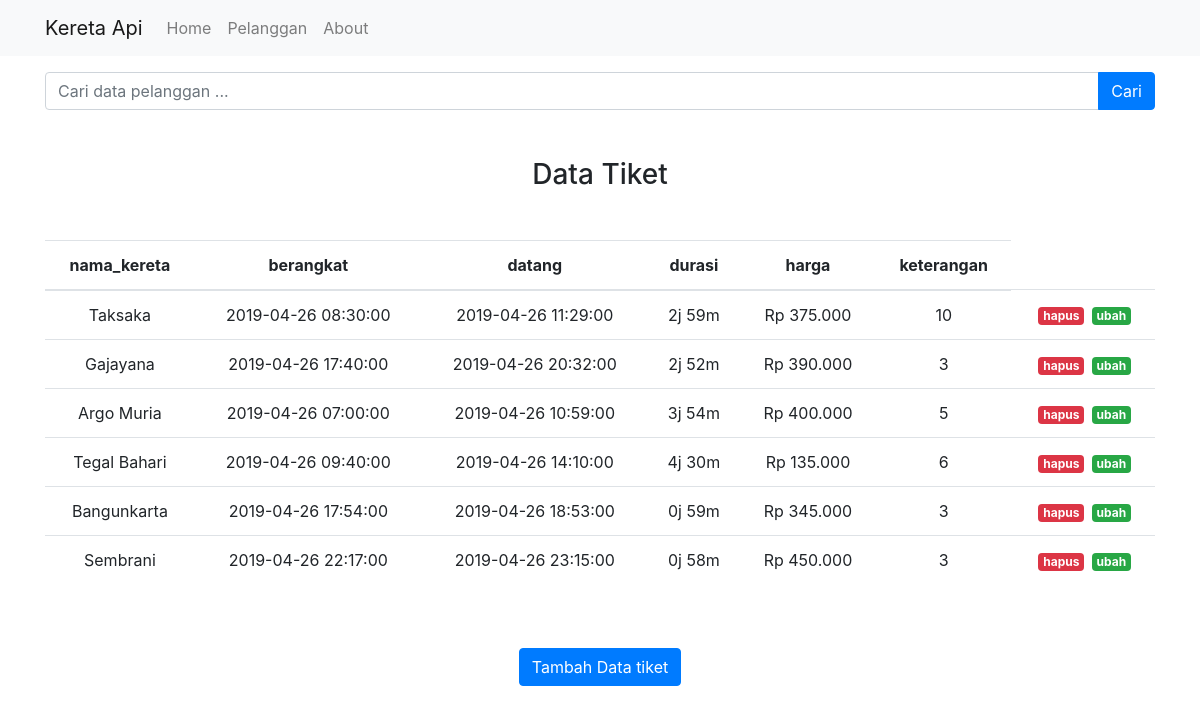
Screenshot of /index.php/mahasiswa with the database file from the repository.
### tables this page shows
CREATE TABLE `tiket` (
  `nama_kereta` varchar(20) NOT NULL,
  `berangkat` datetime NOT NULL,
  `datang` datetime NOT NULL,
  `durasi` varchar(10) NOT NULL,
  `harga` varchar(11) NOT NULL,
  `keterangan` varchar(5) NOT NULL
);

### application/controllers/Mahasiswa.php (called while the page is built, shortened)
<?php
class Mahasiswa extends CI_Controller
{
	public function __construct()
	{
		$this->load->model('Mahasiswa_model');
		$this->load->helper('url');
	    $this->load->library('form_validation');
	}
	public function index()
	{
		$data['judul'] = 'Daftar Mahasiswa';
		$data['mahasiswa'] = $this->Mahasiswa_model->getAllMahasiswa();
		$this->load->view('templates/header', $data);
		$this->load->view('mahasiswa/index', $data);
		$this->load->view('templates/footer');
	}
}

### index.php (called while the page is built, shortened)
<?php
require_once BASEPATH.'core/CodeIgniter.php';

### application/models/Mahasiswa_model.php (called while the page is built, shortened)
<?php
class Mahasiswa_model extends CI_model
{
	public function getAllMahasiswa()
	{
		$data = $this->db->get('tiket');
		return $data->result_array();
	}
}

### application/views/mahasiswa/index.php (the view, shortened to what this page needs)
<div class="container">
    <div class="row mt-3">
        <div class="col md-6">
            <form action="" method="post">
                <div class="input-group">
                    <input type="text" class="form-control" placeholder="Cari data pelanggan ... " name="keyword">
                    <div class="input-group-append">
                        <button class="btn btn-primary" type="submit">Cari</button>
                    </div>
                </div>
            </form>
        </div>
    </div>
    <div class="row mt-5">
        <div class="col">
            <h3 class="text-center">Data Tiket</h3>
            <table class="table mt-5">
                <thead>
                    <tr>
                        <th class="text-center" scope="col">nama_kereta</th>
                        <th class="text-center" scope="col">berangkat</th>
                        <th class="text-center" scope="col">datang</th>
                        <th class="text-center" scope="col">durasi</th>
                        <th class="text-center" scope="col">harga</th>
                        <th class="text-center" scope="col">keterangan</th>
                    </tr>
                </thead>
                <tbody>
                    <tr><?php foreach ($mahasiswa as $mhs) : ?>
                        <td class="text-center"><?= $mhs['nama_kereta']; ?></td>
                        <td class="text-center"><?= $mhs['berangkat']; ?></td>
                        <td class="text-center"><?= $mhs['datang']; ?></td>
                        <td class="text-center"><?= $mhs['durasi']; ?></td>
                        <td class="text-center"><?= $mhs['harga']; ?></td>
                        <td class="text-center"><?= $mhs['keterangan']; ?></td>
                        <td class="text-center">
                            <a href="<?= base_url(); ?>mahasiswa/hapus/<?= $mhs['id'] ?>" class="badge badge-danger float-center" onclick="return confirm('Apakah anda yakin menghapus data ini?');" ?>hapus</a>
                            <a href="<?= base_url(); ?>mahasiswa/ubah/<?= $mhs['id'] ?>" class="badge badge-success float-center" ?>ubah</a>
                        </td>
                    </tr>
                    <?php endforeach ?>
                </tbody>
            </table>
            <div class="row mt-3">
                <div class="col md-6 text-center mt-5">
                    <a href="<?= base_url('Mahasiswa/tambah')?>" class="btn btn-primary">Tambah Data tiket</a>
                </div>
            </div>
        </div>
    </div>
</div>

### application/views/templates/header.php (shortened to what this page needs)
<!doctype html>
<html lang="en">
<head>
    <link rel="stylesheet" href="https://stackpath.bootstrapcdn.com/bootstrap/4.2.1/css/bootstrap.min.css">
    <link rel="stylesheet" href="<?= base_url(); ?>/assets/css/style.css">
</head>
<body>
    <nav class="navbar navbar-expand-lg navbar-light bg-light">
        <div class="container">
            <a class="navbar-brand" href=<?= base_url(); ?>>Kereta Api</a>
            <div class="collapse navbar-collapse" id="navbarNavAltMarkup">
                <div class="navbar-nav">
                    <a class="nav-item nav-link" href="<?= base_url(); ?>">Home</a>
                    <a class="nav-item nav-link" href="<?= base_url(); ?>mahasiswa">Pelanggan</a>
                    <a class="nav-item nav-link" href="#">About</a>
                </div>
            </div>
        </div>
    </nav>

### application/views/templates/footer.php (shortened to what this page needs)
  </body>
</html>

### assets/css/style.css (style rules this page uses)
.badge { margin-left: 3px; }

### rows the page displays
tiket: nama_kereta "Taksaka", berangkat "2019-04-26 08:30:00", datang "2019-04-26 11:29:00", durasi "2j 59m", harga "Rp 375.000", keterangan "10"
tiket: nama_kereta "Gajayana", berangkat "2019-04-26 17:40:00", datang "2019-04-26 20:32:00", durasi "2j 52m", harga "Rp 390.000", keterangan "3"
tiket: nama_kereta "Argo Muria", berangkat "2019-04-26 07:00:00", datang "2019-04-26 10:59:00", durasi "3j 54m", harga "Rp 400.000", keterangan "5"
tiket: nama_kereta "Tegal Bahari", berangkat "2019-04-26 09:40:00", datang "2019-04-26 14:10:00", durasi "4j 30m", harga "Rp 135.000", keterangan "6"
tiket: nama_kereta "Bangunkarta", berangkat "2019-04-26 17:54:00", datang "2019-04-26 18:53:00", durasi "0j 59m", harga "Rp 345.000", keterangan "3"
tiket: nama_kereta "Sembrani", berangkat "2019-04-26 22:17:00", datang "2019-04-26 23:15:00", durasi "0j 58m", harga "Rp 450.000", keterangan "3"
